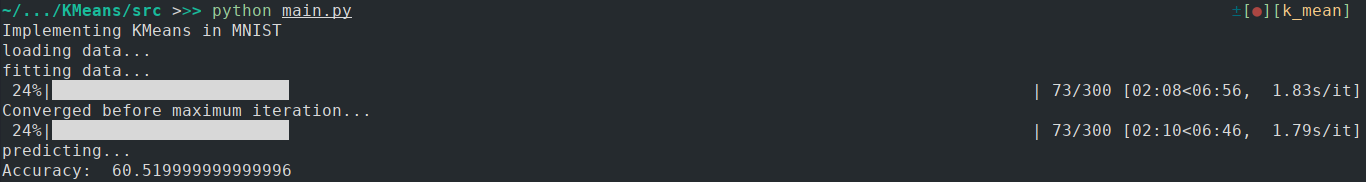
#> input picture KMeans/img/result.png, 1366 x 182 px
$ python main.py --dir ../../KMeans/img --shape 5 5
#> lines starting #> are read from the running program, lines starting #| are printed output that depends on the picture
#!/usr/bin/env python3

import numpy as np
import os, argparse, time
from PIL import Image
import matplotlib.pyplot as plt
#from random import shuffle

# [63 lines left out: functions create_mosaic, crop_image, not called in this run]

def get_image(dir_path, dim, rand, crop, size):
    '''Get all the images in given directory

    :param dir_path: Path of the folder containing all images.
    :param dim: Dimension to which image will be resized.

    :returns: list
    '''
#> called with dir_path = '../../KMeans/img', dim = 200, size = 25

    # list all files in given path
    file_list = os.listdir(dir_path)
    src_images = []
    im_type = ('.jpg','.png', 'jpeg', '.tiff', '.raw')
    for file_ in file_list:
        abs_path = os.path.abspath(os.path.join(dir_path, file_))
        if abs_path.lower().endswith(im_type):
            im = Image.open(abs_path).convert('RGB')
#> im is the input picture: PIL image 1366x182 RGB; mean R, G, B 48.2, 53.3, 56.8

            if crop:
                im = crop_image(im)

            im = im.resize((dim,dim))
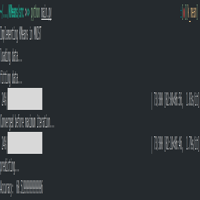
#> im: PIL image 200x200 RGB; mean R, G, B 48.2, 53.3, 56.8
            im_arr = np.asarray(im)
            src_images.append(im_arr)

            # [6 lines of commented-out code are left out]
        else:
            print('Extension Error:', abs_path)
    # [4 lines of commented-out code are left out]
    if len(src_images) < size:
        print('Error: Could not create Mosaic')
        print('{} more images required for given shape.'.format(size - len(src_images)))
#| 24 more images required for given shape.
        exit(0)
#> (the program exits here)
